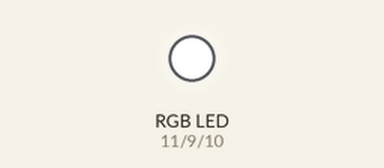
The sketch below on a simulated Arduino Uno, built with avr-gcc and run on an emulated ATmega328P. Parts: an RGB LED mixed from three pins (HIGH = lit).

Above: at 0.1 s.
Timing chart, 0 to 1.6 s (numbered marks = the images above):
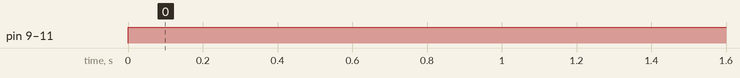

The sketch:

cathode_rgb_led_simple_set_color.ino
```cpp
const int redLEDPin = 11;
const int greenLEDPin = 9;
const int blueLEDPin = 10;

int redValue = 255;
int greenValue = 255;
int blueValue = 255;

void setup() {
  Serial.begin(9600);

  pinMode(greenLEDPin, OUTPUT);
  pinMode(redLEDPin, OUTPUT);
  pinMode(blueLEDPin, OUTPUT);
}

void loop() {
  analogWrite(redLEDPin, redValue);
  analogWrite(greenLEDPin, greenValue);
  analogWrite(blueLEDPin, blueValue);
}
```

Measured:
- by itself, pin 9 (greenLEDPin), pin 10 (blueLEDPin), pin 11 (redLEDPin): LOW → HIGH at 0.00 s
